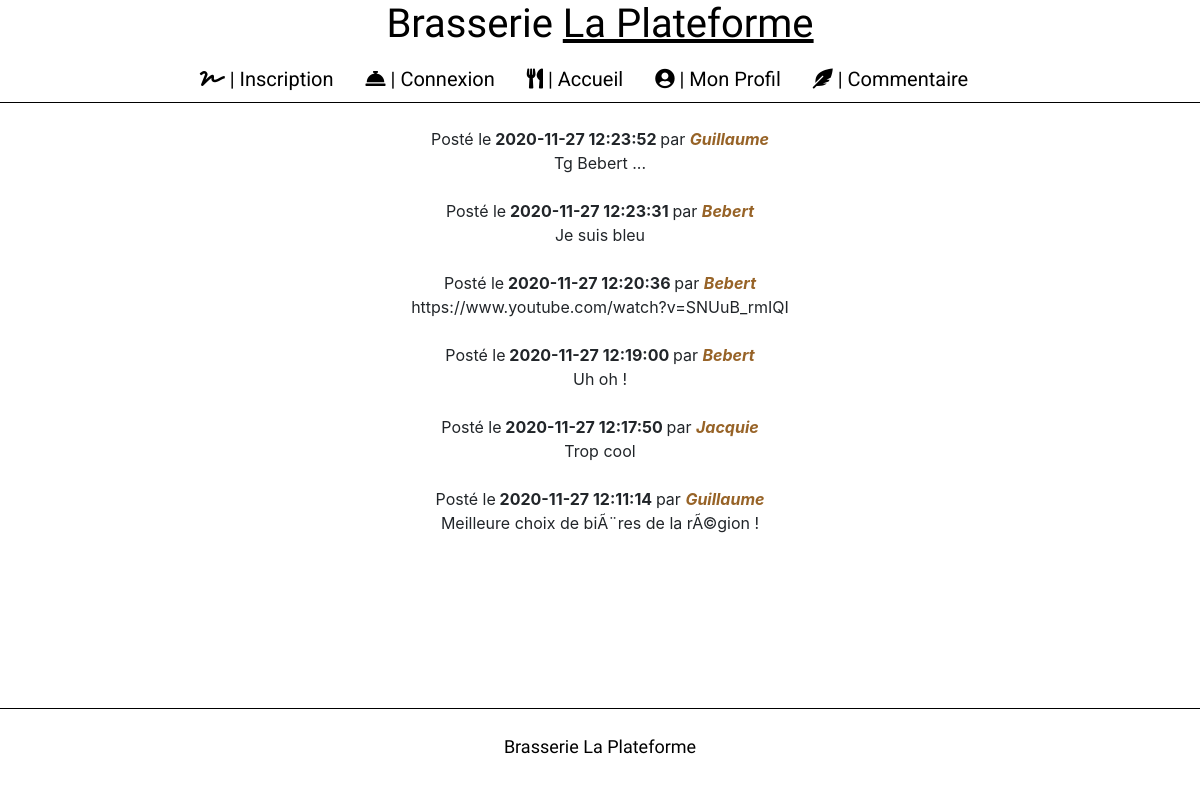
/php/livre-or.php, run on an earlier commit of the app's database.
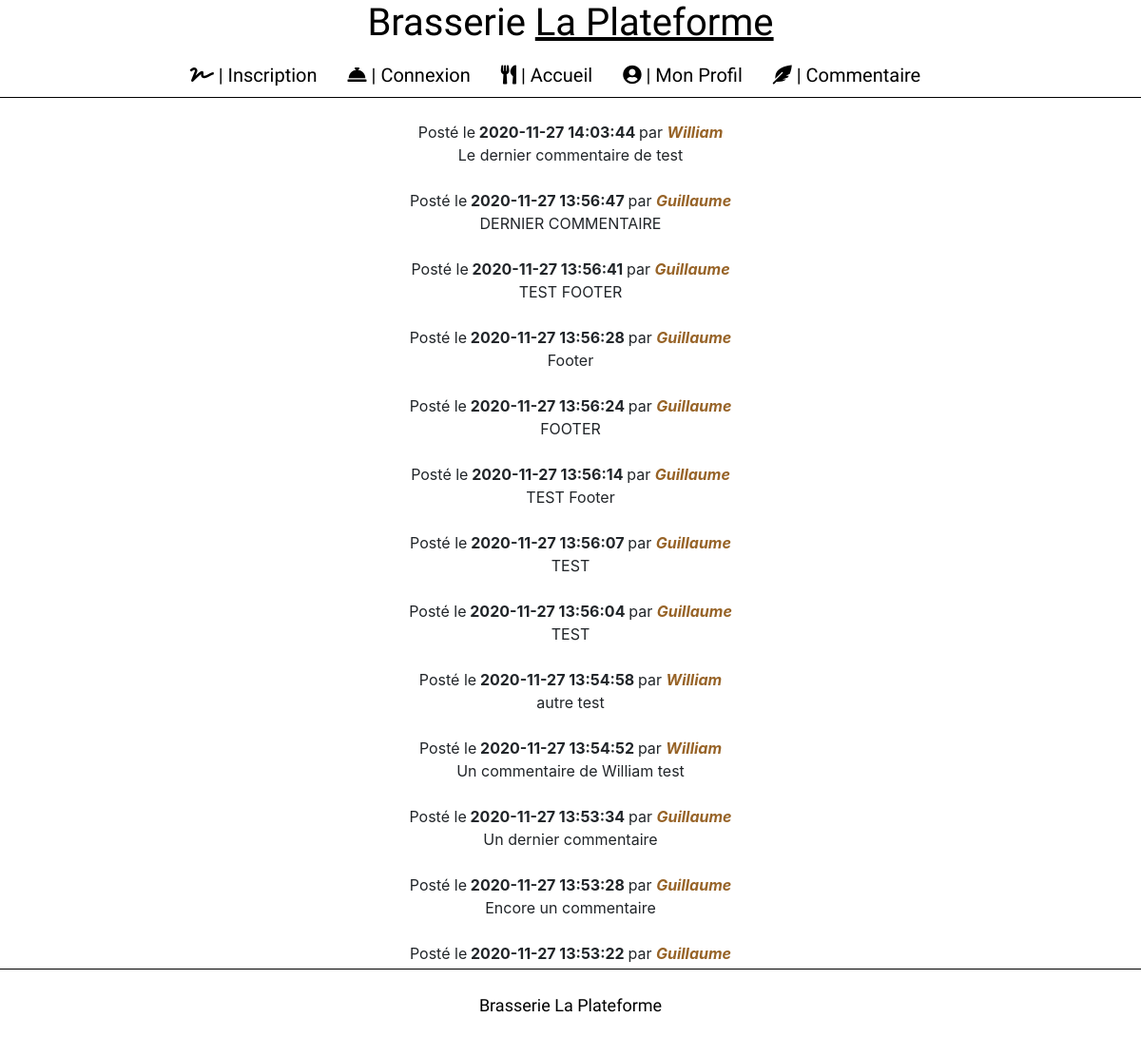
And on a later commit of the database.
### tables this page shows
CREATE TABLE IF NOT EXISTS `commentaires` (
  `id` int(11) NOT NULL AUTO_INCREMENT,
  `commentaire` text NOT NULL,
  `id_utilisateur` int(11) NOT NULL,
  `date` datetime NOT NULL,
  PRIMARY KEY (`id`)
);

CREATE TABLE IF NOT EXISTS `utilisateurs` (
  `id` int(11) NOT NULL AUTO_INCREMENT,
  `login` varchar(255) NOT NULL,
  `password` varchar(255) NOT NULL,
  PRIMARY KEY (`id`)
);

### php/livre-or.php (the view, shortened to what this page needs)
<?php
$db = mysqli_connect ('localhost', 'root', '', 'livreor');
?>
<!DOCTYPE html>
<html lang="fr">
<head>
    <link rel="stylesheet" href="../css/livre-or.css">
    <link rel="stylesheet" href="../css/bootstrap.min.css">
    <link rel="stylesheet" href="https://cdnjs.cloudflare.com/ajax/libs/font-awesome/5.14.0/css/all.min.css">
</head>
<body>
    <header>
        <h1><span class="title">Brasserie <u>La Plateforme</u></span></h1>
        <nav>
            <ul class="nav justify-content-center nav-head">
                <li class="nav-item"><a class="nav-link" href="inscription.php"><?php if (!isset($_SESSION['login'])){ echo '<i class="fas fa-signature"></i> | Inscription';}?></a></li>
                <li class="nav-item"><a class="nav-link" href="connexion.php"><?php if (!isset($_SESSION['login'])){ echo '<i class="fas fa-concierge-bell"></i> | Connexion';}?></a></li>
                <li class="nav-item"><a class="nav-link" href="../index.php"><i class="fas fa-utensils"></i> | Accueil</a></li>
                <li class="nav-item"><a class="nav-link" href="profil.php"><i class="fas fa-user-circle"></i> | Mon Profil</a></li>
                <li class="nav-item"><a class="nav-link" href="commentaire.php"><i class="fas fa-feather-alt"></i> | Commentaire</a></li>
                <li class="nav-item"><a class="nav-link"></a></li>
            </ul>
        </nav>
    </header>
    <main>
    <?php
        $check_comments = mysqli_query($db,"SELECT u.login, c.date, c.commentaire FROM utilisateurs AS u INNER JOIN commentaires AS c WHERE c.id_utilisateur = u.id ORDER BY c.date DESC");
        while($comments_list = mysqli_fetch_assoc($check_comments)){
            echo "<table><tr><td>Posté le<b> " . htmlspecialchars($comments_list['date']) . " </b>par <i><b><span class='nom-com'>" . htmlspecialchars($comments_list['login']) . "</b></i></td></tr><br /><tr><td>" . htmlspecialchars($comments_list['commentaire']) . "</td></tr></table>";
        }
    ?>
    </main>
    <footer>
        <section class="text-center py-4">
            <p><span class='title'>Brasserie La Plateforme</span></p>
        </section>
    </footer>
</body>
</html

What changed in the data, as far as the page shows it:
removed commentaires: date "2020-11-27 12:23:52", id_utilisateur.login "Guillaume", commentaire "Tg Bebert ..."
removed commentaires: date "2020-11-27 12:23:31", id_utilisateur.login "Bebert", commentaire "Je suis bleu"
removed commentaires: date "2020-11-27 12:20:36", id_utilisateur.login "Bebert", commentaire "https://www.youtube.com/watch?v=SNUuB_rmIQI"
removed commentaires: date "2020-11-27 12:19:00", id_utilisateur.login "Bebert", commentaire "Uh oh !"
removed commentaires: date "2020-11-27 12:17:50", id_utilisateur.login "Jacquie", commentaire "Trop cool"
removed commentaires: date "2020-11-27 12:11:14", id_utilisateur.login "Guillaume", commentaire "Meilleure choix de biÃ¨res de la rÃ©gion !"
added commentaires: date "2020-11-27 14:03:44", id_utilisateur.login "William", commentaire "Le dernier commentaire de test"
added commentaires: date "2020-11-27 13:56:47", id_utilisateur.login "Guillaume", commentaire "DERNIER COMMENTAIRE"
added commentaires: date "2020-11-27 13:56:41", id_utilisateur.login "Guillaume", commentaire "TEST FOOTER"
added commentaires: date "2020-11-27 13:56:28", id_utilisateur.login "Guillaume", commentaire "Footer"
added commentaires: date "2020-11-27 13:56:24", id_utilisateur.login "Guillaume", commentaire "FOOTER"
added commentaires: date "2020-11-27 13:56:14", id_utilisateur.login "Guillaume", commentaire "TEST Footer"
added commentaires: date "2020-11-27 13:56:07", id_utilisateur.login "Guillaume", commentaire "TEST"
added commentaires: date "2020-11-27 13:56:04", id_utilisateur.login "Guillaume", commentaire "TEST"
added commentaires: date "2020-11-27 13:54:58", id_utilisateur.login "William", commentaire "autre test"
added commentaires: date "2020-11-27 13:54:52", id_utilisateur.login "William", commentaire "Un commentaire de William test"
added commentaires: date "2020-11-27 13:53:34", id_utilisateur.login "Guillaume", commentaire "Un dernier commentaire"
added commentaires: date "2020-11-27 13:53:28", id_utilisateur.login "Guillaume", commentaire "Encore un commentaire"
added commentaires: date "2020-11-27 13:53:22", id_utilisateur.login "Guillaume"
